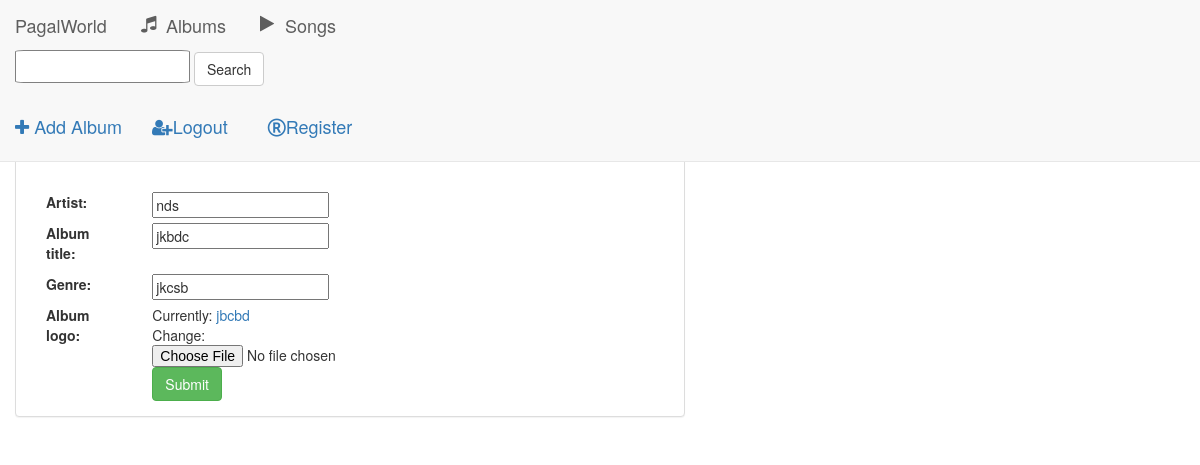
Before: /music/album/3/ with the older database file.
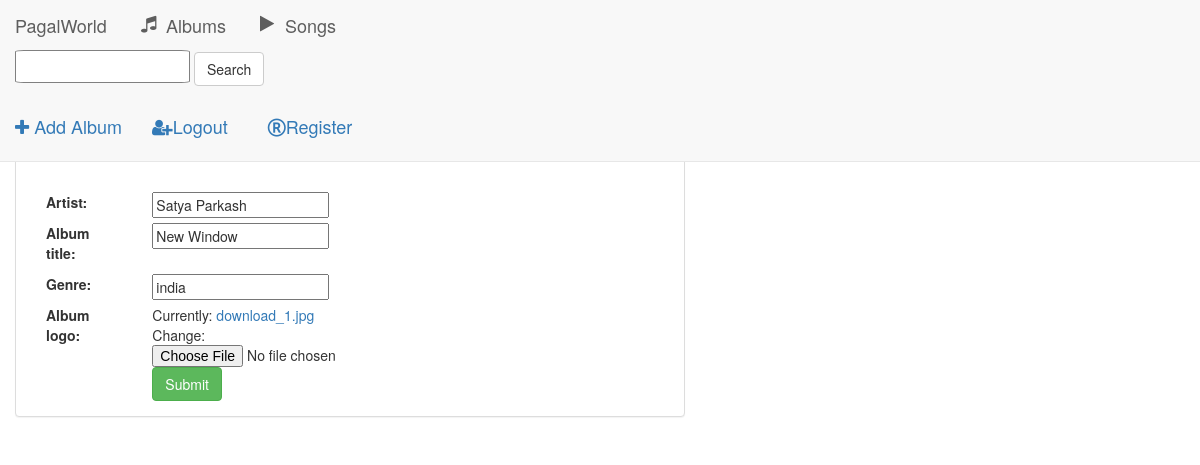
After: the same page with the newer database file.
### music/models.py (models this page shows, shortened)
class Album(models.Model):
    artist = models.CharField(max_length=250)
    album_title = models.CharField(max_length=500)
    genre = models.CharField(max_length=100)
    album_logo = models.FileField()

### music/views.py (the view)
# urls.py: path('album/<int:pk>/', views.AlbumUpdate.as_view(), name = 'album-update'),
class AlbumUpdate(UpdateView):
    model = Album
    fields =  ['artist', 'album_title', 'genre', 'album_logo']

### music/templates/music/album_form.html (shortened to what this page needs)
{% extends 'music/basic.html' %}
{% block html %}
    <div class="container-fluid" >\
        <div class="row">
            <div class="col-sm-12 col-md-7">
                <div class="panel panel-default">
                    <div class="panel-body">
                        <form class="form-horizontal" action="" method="post" enctype="multipart/form-data">                             {% csrf_token %}
                            {%  include 'music/form-template.html' %}
                            <div class="from-group">
                                <div class="col-sm-offset-2 col-sm-10">
                                    <button type="submit" class="btn btn-success">Submit</button>
                                </div>
                            </div>
                        </form>
                    </div>
                </div>
            </div>
        </div>
    </div>
{% endblock %}

### music/templates/music/form-template.html (shortened to what this page needs)
 <div class="box" style="padding-top: 155px;">
    {% for x in form%}
        <div class="col-sm-offset-2 col-sm-10">
        </div>
        <label class="control-lable col-sm-2">{{ x.label_tag }}</label>
        <div class="col-sm-10">{{x}}</div>
    {% endfor %}
</div>

Changed rows visible on the page:
changed Album: artist "nds" → "Satya Parkash"; album_title "jkbdc" → "New Window"; genre "jkcsb" → "india"
Other visible differences:
text no longer shown: "Currently: jbcbd Change:"
text now shown: "Currently: download_1.jpg Change:"
